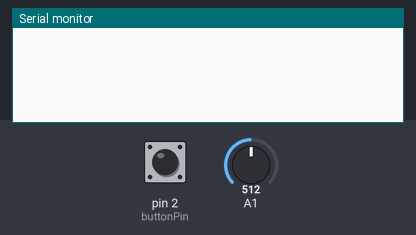
This sketch was run on a simulated Arduino Uno, built with avr-gcc and run on an emulated ATmega328P. Shown: the last lines printed to the serial monitor. The test bench sets the inputs (shaded band); at power-on: pin 2 (buttonPin) HIGH, A1 = 512.

Above: at 1.2 s.
1.3 s: pin 2 (buttonPin) pulled LOW for 0.15 s
At 3.4 s:
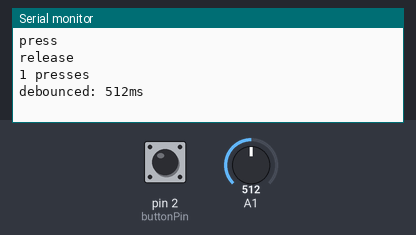
3.8 s: pin 2 (buttonPin) pulled LOW for 1 s
At 4.9 s:
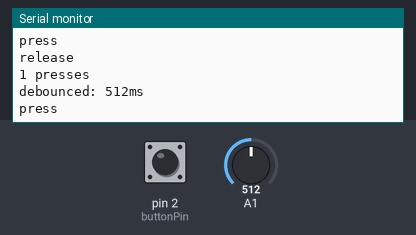

Measured:
- after the input at 1.3 s, the serial monitor: prints a new line after 0.51 s (image 1)

The sketch:

TuningPotentiometerButton.ino
```cpp
/*
  Tuning the sensitivity of a button debounce delay
  with a potentiometer

   created by Tom Igoe
   8 Mar 2020
*/

// I/O pin for the button
const int buttonPin = 2;

// button press count
int count = 0;
// previous state of the button
int lastButtonState = HIGH;

void setup() {
  // initialize serial and button:
  Serial.begin(9600);
  pinMode(buttonPin, INPUT_PULLUP);
}

void loop() {
  // read the tuning potentiometer:
  int debounceDelay = analogRead(A1);

  // read the button:
  int buttonState = digitalRead(buttonPin);
  // if it's changed:
  if (buttonState != lastButtonState) {
    // debounce:
    delay(debounceDelay);
    if (buttonState == LOW) {     // if it's pressed:
      count++;
      Serial.println("press");

    } else {    // if it's released:
      Serial.println("release");
      Serial.println(String(count) + " presses");
      Serial.print("debounced: ");
      Serial.println(String(debounceDelay) + "ms");
      Serial.println();
    }
    // save for next time:
    lastButtonState = buttonState;
  }
}
```
